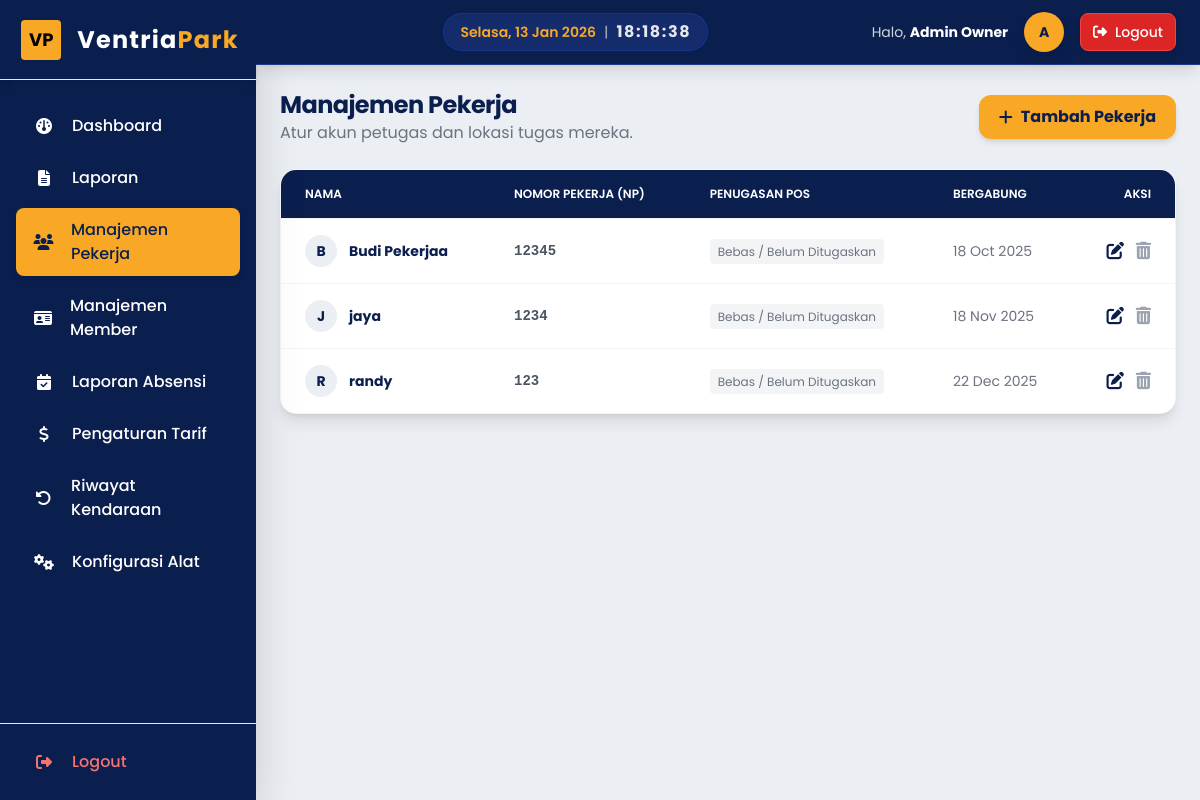
Page /pages/owner/manajemen_pekerja.php (signed in) on the committed database.
### tables this page shows
CREATE TABLE `users` (
  `id` int(11) NOT NULL,
  `nama` varchar(100) NOT NULL,
  `np` varchar(50) NOT NULL,
  `password` varchar(255) NOT NULL,
  `role` enum('owner','pekerja') NOT NULL,
  `created_at` datetime DEFAULT current_timestamp(),
  `updated_at` datetime DEFAULT current_timestamp() ON UPDATE current_timestamp(),
  `assigned_pos_id` int(11) DEFAULT NULL
);

### pages/owner/manajemen_pekerja.php (the view, shortened to what this page needs)
<?php
require_once '../../core/init.php';
$pekerja_list = [];
$query = "SELECT u.id, u.nama, u.np, u.created_at, u.assigned_pos_id, p.nama_pos
          FROM users u
          LEFT JOIN pengaturan_sistem p ON u.assigned_pos_id = p.id
          WHERE u.role = 'pekerja'
          ORDER BY u.nama";
$result = $db->query($query);
while ($row = $result->fetch_assoc()) {
    $pekerja_list[] = $row;
}
?>
<?php require_once '../../templates/header_app.php'; ?>
<?php require_once '../../templates/sidebar.php'; ?>
<div class="flex-1 flex flex-col overflow-hidden">
    <?php require_once '../../templates/navbar_app.php'; ?>
    <main class="flex-1 overflow-x-hidden overflow-y-auto bg-secondary p-6">
        <div class="container mx-auto">
            <div class="flex justify-between items-center mb-6">
                <div>
                    <h2 class="text-2xl font-bold text-primary tracking-tight">Manajemen Pekerja</h2>
                    <p class="text-gray-500">Atur akun petugas dan lokasi tugas mereka.</p>
                </div>
                <button id="btnTambahModal" class="bg-accent hover:bg-yellow-500 text-primary font-bold py-2.5 px-5 rounded-xl shadow-md transition transform hover:-translate-y-0.5 flex items-center">
                    <i class="fas fa-plus mr-2"></i> Tambah Pekerja
                </button>
            </div>
            <div class="bg-white rounded-2xl shadow-lg border border-gray-100 overflow-hidden">
                <div class="overflow-x-auto">
                    <table class="min-w-full divide-y divide-gray-100">
                        <thead class="bg-primary text-white">
                            <tr>
                                <th class="px-6 py-4 text-left text-xs font-semibold uppercase">Nama</th>
                                <th class="px-6 py-4 text-left text-xs font-semibold uppercase">Nomor Pekerja (NP)</th> <th class="px-6 py-4 text-left text-xs font-semibold uppercase">Penugasan Pos</th>
                                <th class="px-6 py-4 text-left text-xs font-semibold uppercase">Bergabung</th>
                                <th class="px-6 py-4 text-right text-xs font-semibold uppercase">Aksi</th>
                            </tr>
                        </thead>
                        <tbody class="bg-white divide-y divide-gray-100">
                            <?php if (empty($pekerja_list)): ?>
                                <tr>
                                    <td colspan="5" class="px-6 py-8 text-center text-gray-500 bg-gray-50">
                                        <i class="fas fa-users-slash text-4xl text-gray-300 mb-2"></i>
                                        <p>Belum ada data pekerja.</p>
                                    </td>
                                </tr>
                            <?php else: ?>
                                <?php foreach ($pekerja_list as $pekerja): ?>
                                <tr class="hover:bg-blue-50 transition duration-150">
                                    <td class="px-6 py-4 whitespace-nowrap">
                                        <div class="flex items-center">
                                            <div class="h-8 w-8 rounded-full bg-secondary text-primary flex items-center justify-center text-sm font-bold mr-3">
                                                <?php echo strtoupper(substr($pekerja['nama'], 0, 1)); ?>
                                            </div>
                                            <div class="text-sm font-bold text-primary">
                                                <?php echo htmlspecialchars($pekerja['nama']); ?>
                                            </div>
                                        </div>
                                    </td>
                                    <td class="px-6 py-4 text-sm text-gray-600 font-mono font-bold">
                                        <?php echo htmlspecialchars($pekerja['np']); ?> </td>
                                    <td class="px-6 py-4">
                                        <?php if($pekerja['assigned_pos_id']): ?>
                                            <span class="bg-green-100 text-green-800 text-xs font-bold px-2 py-1 rounded">
                                                <i class="fas fa-map-marker-alt mr-1"></i> <?php echo $pekerja['nama_pos']; ?>
                                            </span>
                                        <?php else: ?>
                                            <span class="bg-gray-100 text-gray-500 text-xs px-2 py-1 rounded">Bebas / Belum Ditugaskan</span>
                                        <?php endif; ?>
                                    </td>
                                    <td class="px-6 py-4 text-sm text-gray-500">
                                        <?php echo date('d M Y', strtotime($pekerja['created_at'])); ?>
                                    </td>
                                    <td class="px-6 py-4 text-right text-sm font-medium space-x-2">
                                        <button class="btn-edit text-primary hover:text-accent transition"
                                                data-id="<?php echo $pekerja['id']; ?>"
                                                data-nama="<?php echo htmlspecialchars($pekerja['nama']); ?>"
                                                data-np="<?php echo htmlspecialchars($pekerja['np']); ?>"
                                                data-pos="<?php echo $pekerja['assigned_pos_id']; ?>"
                                                title="Edit">
                                        </button>
                                        <button class="btn-hapus text-gray-400 hover:text-red-600 transition"
                                                data-id="<?php echo $pekerja['id']; ?>"
                                                data-nama="<?php echo htmlspecialchars($pekerja['nama']); ?>"
                                                title="Hapus">
                                        </button>
                                    </td>
                                </tr>
                                <?php endforeach; ?>
                            <?php endif; ?>
                        </tbody>
                    </table>
                </div>
            </div>
        </div>
    </main>
</div>
<?php require_once '../../templates/footer_app.php'; ?>

### rows in the picture
users: nama "B", nama "Budi Pekerjaa", np "12345", shows "Bebas / Belum Ditugaskan", created_at "18 Oct 2025"
users: nama "J", nama "jaya", np "1234", shows "Bebas / Belum Ditugaskan", created_at "18 Nov 2025"
users: nama "R", nama "randy", np "123", shows "Bebas / Belum Ditugaskan", created_at "22 Dec 2025"

### other values in the picture
$user_nama "Admin Owner"
substr($user_nama, 0, 1) "A"
